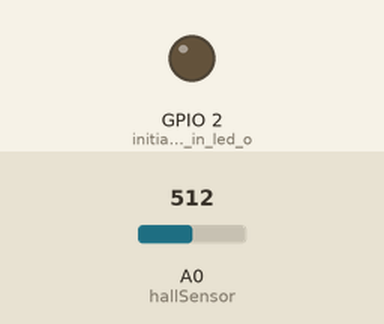
Simulated run of this sketch. Board: ESP8266 (NodeMCU). On the bench: output pins drawn as LEDs (lit = HIGH). The inputs (shaded band) are chosen by the test bench; at power-on: A0 (hallSensor) = 512. WiFi joins after 1.5 s; servers stay silent unless stated; uploads are accepted with an empty reply; what the sketch prints to the serial monitor is not drawn.

Above: at 5.6 s.
Timing chart, 0 to 13.2 s (numbered marks = the images above):
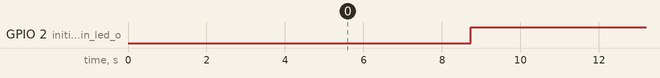

The sketch:

NodeMCU.ino
```cpp
/* Code Written by Rishi Tiwari
 *  Website:- https://tricksumo.com
*/


#include <ESP8266WiFi.h>
#include <ESP8266HTTPClient.h>

// Update HOST URL here

#define HOST "seniorprojectdatabase.000webhostapp.com"          // Enter HOST URL without "http:// "  and "/" at the end of URL

#define WIFI_SSID "Hamze net"            // WIFI SSID here
#define WIFI_PASSWORD "71734949"        // WIFI password here

#define hallSensor A0
#define DHT 16 //D0
#define Led 5 //D1
// Declare global variables which will be uploaded to server

int val = 1;
int val2 = 99;

String sendval, sendval2, postData;
//String value, postValue;

String hallStatus="0";
String hallValue="";

void setup() {


Serial.begin(115200);
Serial.println("Communication Started \n\n");
delay(1000);


pinMode(LED_BUILTIN, OUTPUT);     // initialize built in led on the board
pinMode(hallSensor, INPUT);


WiFi.mode(WIFI_STA);
WiFi.begin(WIFI_SSID, WIFI_PASSWORD);                                     //try to connect with wifi
Serial.print("Connecting to ");
Serial.print(WIFI_SSID);
while (WiFi.status() != WL_CONNECTED)
{ Serial.print(".");
    delay(500); }

Serial.println();
Serial.print("Connected to ");
Serial.println(WIFI_SSID);
Serial.print("IP Address is : ");
Serial.println(WiFi.localIP());    //print local IP address

delay(30);
}


void loop() {

HTTPClient http;    // http object of class HTTPClient
WiFiClient wclient; // wclient object of class HTTPClient

//state = digitalRead(A0);

// Convert integer variables to string
hallValue = String(analogRead(hallSensor));
//sendval2 = String(val2);

if(hallValue<"100"){
  hallStatus = "1";
}
else{
  hallStatus="0";
}


postData = "status=" + hallStatus;


// We can post values to PHP files as  example.com/dbwrite.php?name1=val1&name2=val2&name3=val3
// Hence created variable postDAta and stored our variables in it in desired format
// For more detials, refer:- https://www.tutorialspoint.com/php/php_get_post.htm

// Update Host URL here:-

http.begin(wclient, "http://seniorprojectdatabase.000webhostapp.com/postHallWrite.php");              // Connect to host where MySQL databse is hosted
http.addHeader("Content-Type", "application/x-www-form-urlencoded");            //Specify content-type header


int httpCode = http.POST(postData);   // Send POST request to php file and store server response code in variable named httpCode
Serial.println("Values are, status="+ hallStatus );


// if connection eatablished then do this
if (httpCode == 200) { Serial.println("Values uploaded successfully."); Serial.println(httpCode);
String webpage = http.getString();    // Get html webpage output and store it in a string
Serial.println(webpage + "\n");
}

// if failed to connect then return and restart

else {
  Serial.println(httpCode);
  Serial.println("Failed to upload values. \n");
  http.end();
  return; }


delay(3000);
digitalWrite(LED_BUILTIN, LOW);
delay(3000);
digitalWrite(LED_BUILTIN, HIGH);


//if(state==1){ Serial.println("mag" + sendval);}

 //val+=1;
 val2+=10; // Incrementing value of variables


  Serial.println("----------------Closing Connection----------------");
  http.end(); //--> Close connection
  Serial.println();
  Serial.println("Please wait 2 seconds for the next connection.");
  Serial.println();
  delay(2000);
}

////////////////////////////////////////////////////////////////////////////////////////////////////////////


//covert sensors value to string

//value= String(analogRead(A0));
//postValue= "value="+value;


/*http.begin(wclient, "http://seniorprojectdatabase.000webhostapp.com/dbWriteValue.php");              // Connect to host where MySQL databse is hosted
http.addHeader("Content-Type", "application/x-www-form-urlencoded");            //Specify content-type header


int code = http.POST(postData);   // Send POST request to php file and store server response code in variable named httpCode
Serial.println("Values are, sendval = " + sendval + " and sendval2 = "+sendval2 );


// if connection eatablished then do this
if (code == 200) { Serial.println("Values uploaded successfully."); Serial.println(code);
String webpage = http.getString();    // Get html webpage output and store it in a string
Serial.println(webpage + "\n");
}

// if failed to connect then return and restart

else {
  Serial.println(code);
  Serial.println("Failed to upload values. \n");
  http.end();
  return; }


}*/
```

Measured:
- by itself, GPIO 2 (initialize_built_in_led_o): alternates HIGH for 5.2 s and LOW for 3.0 s
